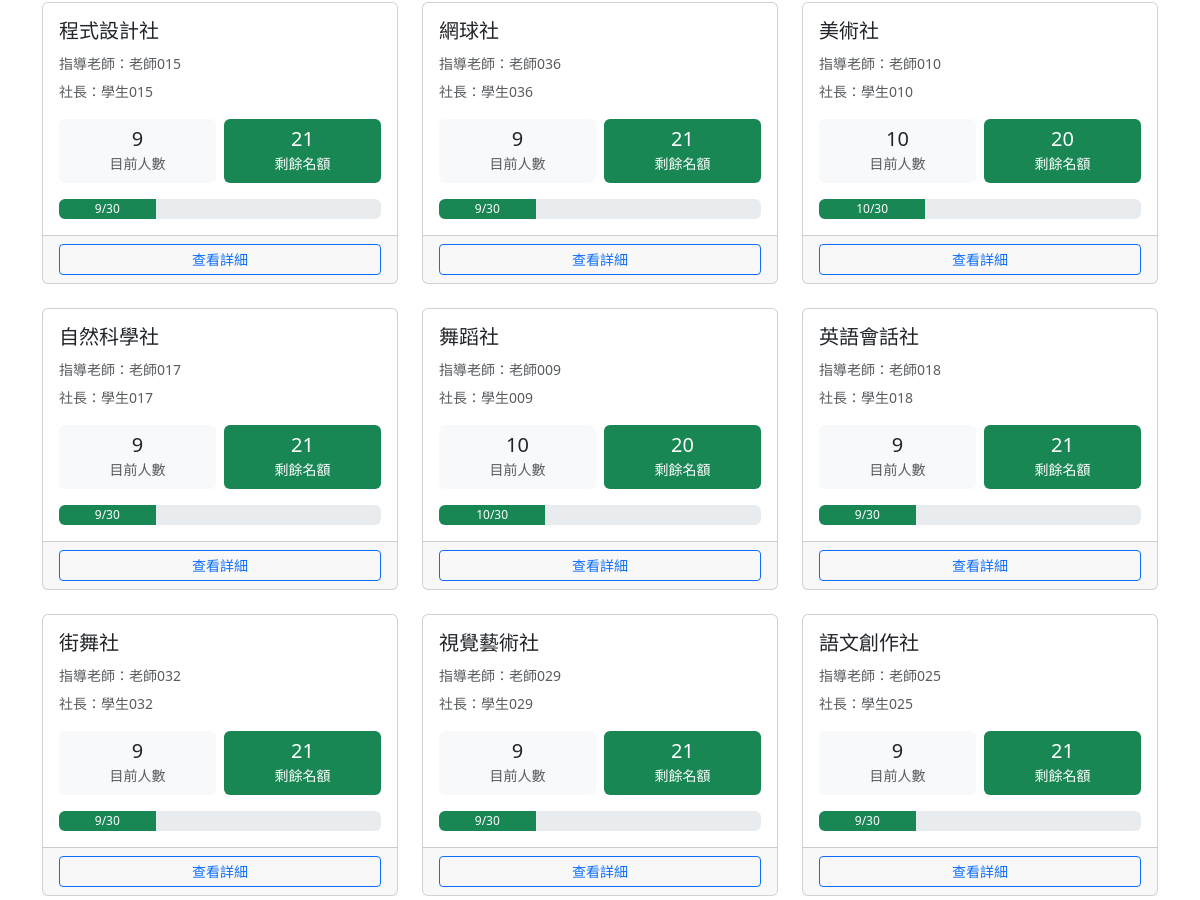
The app's page /clubs/ (signed in, middle part), older data.
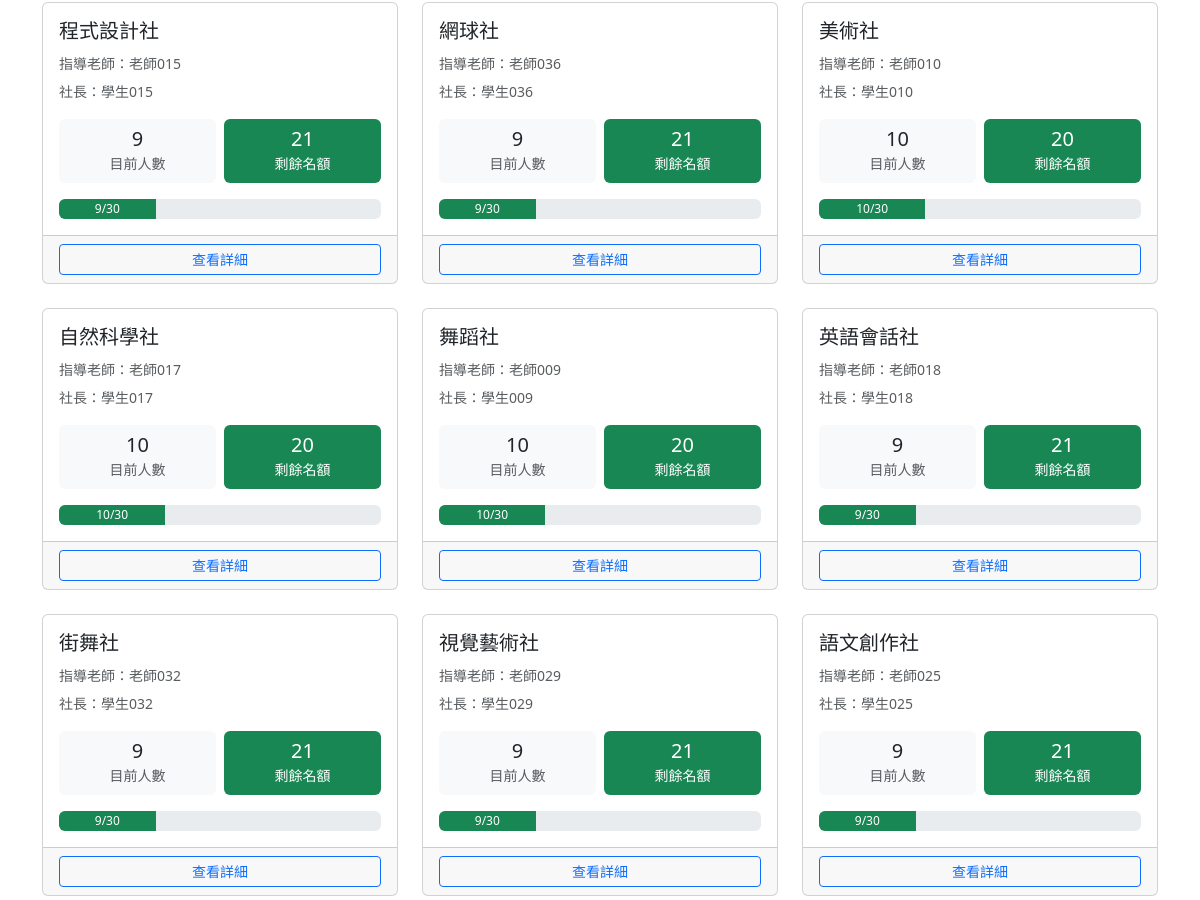
The same page, newer data.
### clubs/models.py (models this page shows, shortened)
class Club(models.Model):
    CATEGORY_CHOICES = [
        ('academic', '學術類'),
        ('arts', '藝文類'),
        ('performance', '藝能類'),
        ('recreation', '康輔類'),
        ('sports', '體育類'),
    ]
    code = models.CharField(max_length=10, unique=True, null=True, blank=True, verbose_name='社團代號')
    name = models.CharField(max_length=100, verbose_name='社團名稱')
    teacher = models.CharField(max_length=50, default='', verbose_name='指導老師')
    president = models.CharField(max_length=50, default='', verbose_name='社長')
    location = models.CharField(max_length=100, blank=True, verbose_name='社課場地')
    category = models.CharField(max_length=20, choices=CATEGORY_CHOICES, blank=True, verbose_name='類別')
    description = models.TextField(blank=True, verbose_name='社團描述')
    max_members = models.PositiveIntegerField(default=30, verbose_name='人數上限')
    current_members = models.PositiveIntegerField(default=0, verbose_name='現有人數')
    is_active = models.BooleanField(default=True, verbose_name='啟用中')
    created_at = models.DateTimeField(auto_now_add=True, verbose_name='建立時間')
    updated_at = models.DateTimeField(auto_now=True, verbose_name='更新時間')
    class Meta:
        verbose_name = '社團'
        verbose_name_plural = '社團'
        ordering = ['name']
    def get_remaining_slots(self):
        return max(0, self.max_members - self.current_members)

### clubs/views.py (the view)
# urls.py: path('', views.ClubListView.as_view(), name='club_list'),
class ClubListView(LoginRequiredMixin, ListView):
    model = Club
    template_name = 'clubs/club_list.html'
    context_object_name = 'clubs'
    def get_queryset(self):
        return Club.objects.filter(is_active=True)
    def get_context_data(self, **kwargs):
        context = super().get_context_data(**kwargs)
        club_info = []
        for club in context['clubs']:
            club_info.append({
                'club': club,
                'teacher_name': display_name_without_username(club.teacher),
                'president_name': display_name_without_username(club.president),
                'remaining_slots': club.get_remaining_slots(),
            })
        context['club_info_list'] = club_info
        return context

### clubs/views.py (called while the page is built)
def display_name_without_username(value):
    return re.sub(r'\s*\([^()]+\)\s*$', '', value or '').strip()

### transfers/context_processors.py (called while the page is built)
def transfer_window(request):
    return get_transfer_window_state()

### transfers/models.py (called while the page is built)
    @classmethod
    def get_current(cls):
        return cls.objects.order_by('-updated_at', '-pk').first()

    def is_open(self, today=None):
        if self.is_paused:
            return False
        today = today or timezone.localdate()
        return self.start_date <= today <= self.end_date

    def get_status(self, today=None):
        if self.is_paused:
            return 'paused'
        today = today or timezone.localdate()
        if today < self.start_date:
            return 'not_started'
        if today > self.end_date:
            return 'ended'
        return 'open'

### templates/clubs/club_list.html (shortened to what this page needs)
{% extends 'base.html' %}
{% block content %}
<div class="row row-cols-1 row-cols-md-2 row-cols-lg-3 g-4">
    {% for info in club_info_list %}
    <div class="col">
        <div class="card club-card h-100">
            <div class="card-body">
                <h2 class="h5 card-title">{{ info.club.name }}</h2>
                <p class="card-text text-muted mb-1">
                    <small>指導老師：{{ info.teacher_name|default:"尚未設定" }}</small>
                </p>
                <p class="card-text text-muted">
                    <small>社長：{{ info.president_name|default:"尚未設定" }}</small>
                </p>
                <div class="row text-center g-2">
                    <div class="col-6">
                        <div class="p-2 bg-light rounded">
                            <div class="h5 mb-0">{{ info.club.current_members }}</div>
                            <small class="text-muted">目前人數</small>
                        </div>
                    </div>
                    <div class="col-6">
                        <div class="p-2 {% if info.remaining_slots > 0 %}bg-success text-white{% else %}bg-danger text-white{% endif %} rounded">
                            <div class="h5 mb-0">{{ info.remaining_slots }}</div>
                            <small>剩餘名額</small>
                        </div>
                    </div>
                </div>
                <div class="mt-3">
                    <div class="progress" style="height: 20px;">
                        {% widthratio info.club.current_members info.club.max_members 100 as percentage %}
                        <div class="progress-bar {% if percentage >= 100 %}bg-danger{% elif percentage >= 80 %}bg-warning{% else %}bg-success{% endif %}"
                             role="progressbar"
                             style="width: {{ percentage }}%"
                             aria-valuenow="{{ info.club.current_members }}"
                             aria-valuemin="0"
                             aria-valuemax="{{ info.club.max_members }}">
                            {{ info.club.current_members }}/{{ info.club.max_members }}
                        </div>
                    </div>
                </div>
            </div>
            <div class="card-footer">
                <a href="{% url 'club_detail' info.club.pk %}" class="btn btn-outline-primary btn-sm w-100">
                    查看詳細
                </a>
            </div>
        </div>
    </div>
    {% empty %}
    <div class="col-12">
        <div class="alert alert-info">目前沒有社團資料。</div>
    </div>
    {% endfor %}
</div>
{% endblock %}

Row changes from the older to the newer data that the page shows:
changed Club "自然科學社": club.current_members "9" → "10"; remaining_slots "21" → "20"; current_members 9 → 10 (drawn)
